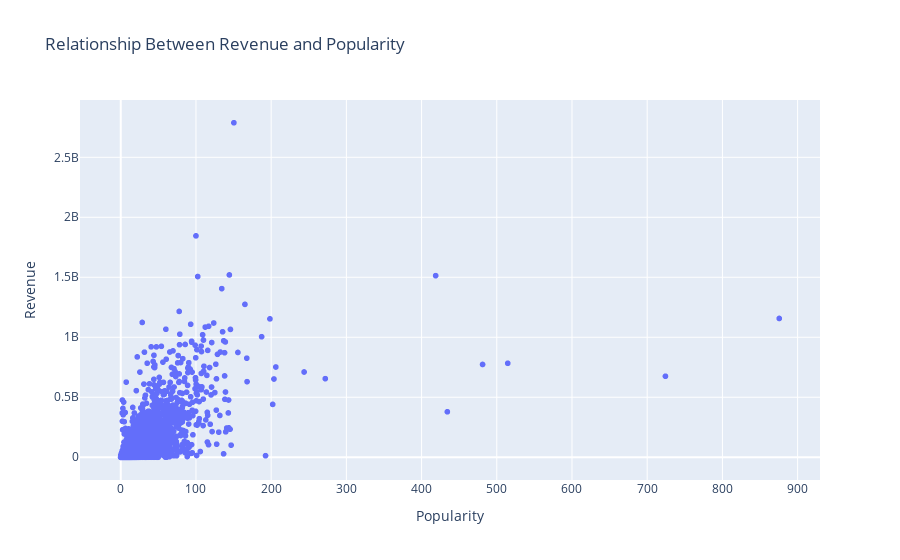

Notebook source saved alongside this figure:
### Markdown cell above
## Q8: Use line chart to draw the relationship between revenue and popularity.
![p4.png](attachment:p4.png)

### Code cell
fig = px.scatter(combined_df, x='popularity', y='revenue', title='Relationship Between Revenue and Popularity', labels={'popularity': 'Popularity', 'revenue': 'Revenue'})

fig.show()

### Figure 1 — Plotly figure (JSON) as saved in the notebook; plotly's stock layout.template omitted (floating-point values rounded to 4 significant figures; data arrays with more than 128 entries replaced by an {"elided": "..."} marker saying what was removed)
{"data": [{"hovertemplate": "Popularity=%{x}<br>Revenue=%{y}<extra></extra>", "legendgroup": "", "marker": {"color": "#636efa", "symbol": "circle"}, "mode": "markers", "name": "", "showlegend": false, "type": "scattergl", "x": {"elided": "4803 float values"}, "xaxis": "x", "y": {"elided": "4803 int values"}, "yaxis": "y"}], "layout": {"legend": {"tracegroupgap": 0}, "title": {"text": "Relationship Between Revenue and Popularity"}, "xaxis": {"anchor": "y", "domain": [0, 1], "title": {"text": "Popularity"}}, "yaxis": {"anchor": "x", "domain": [0, 1], "title": {"text": "Revenue"}}}}
